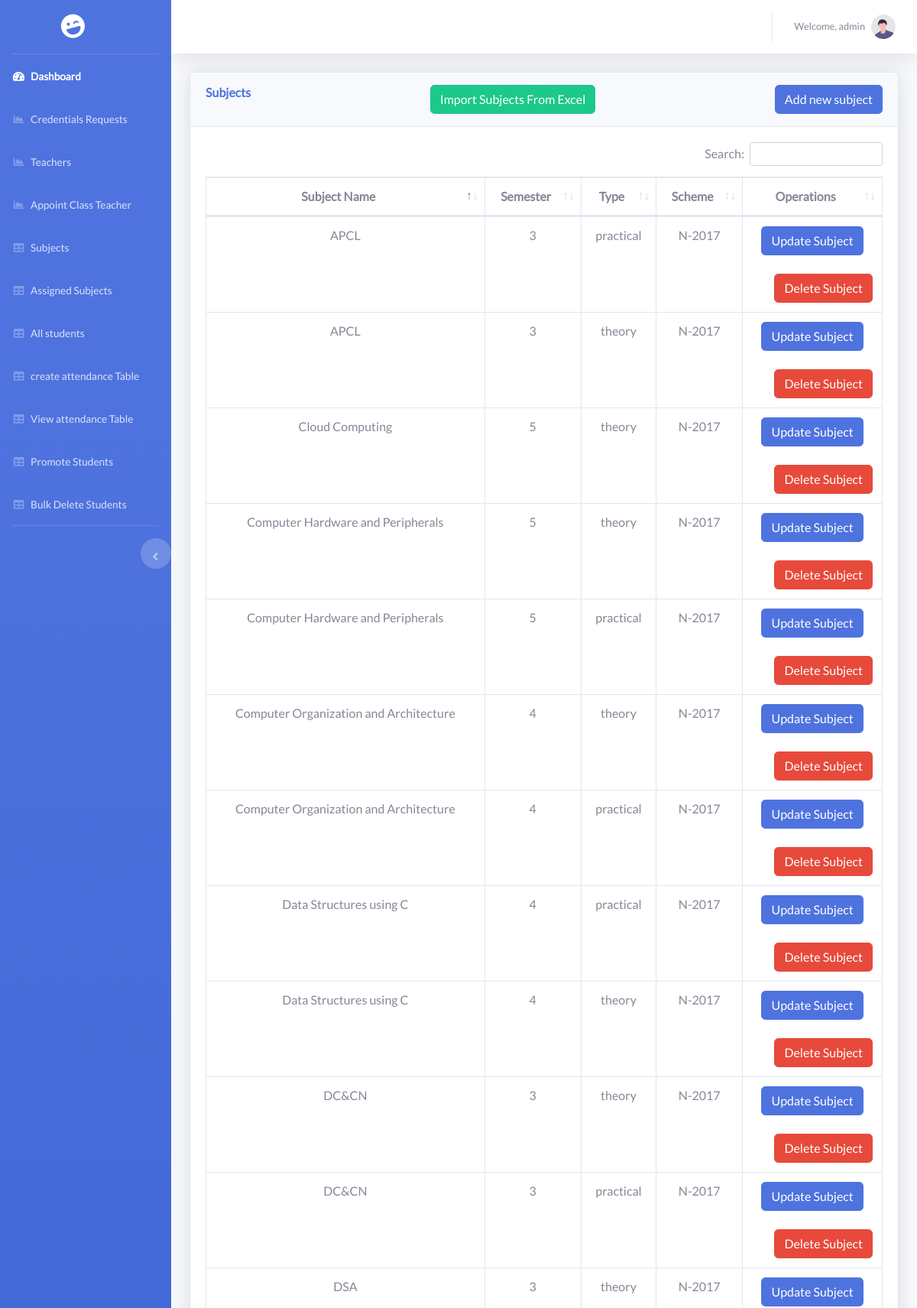
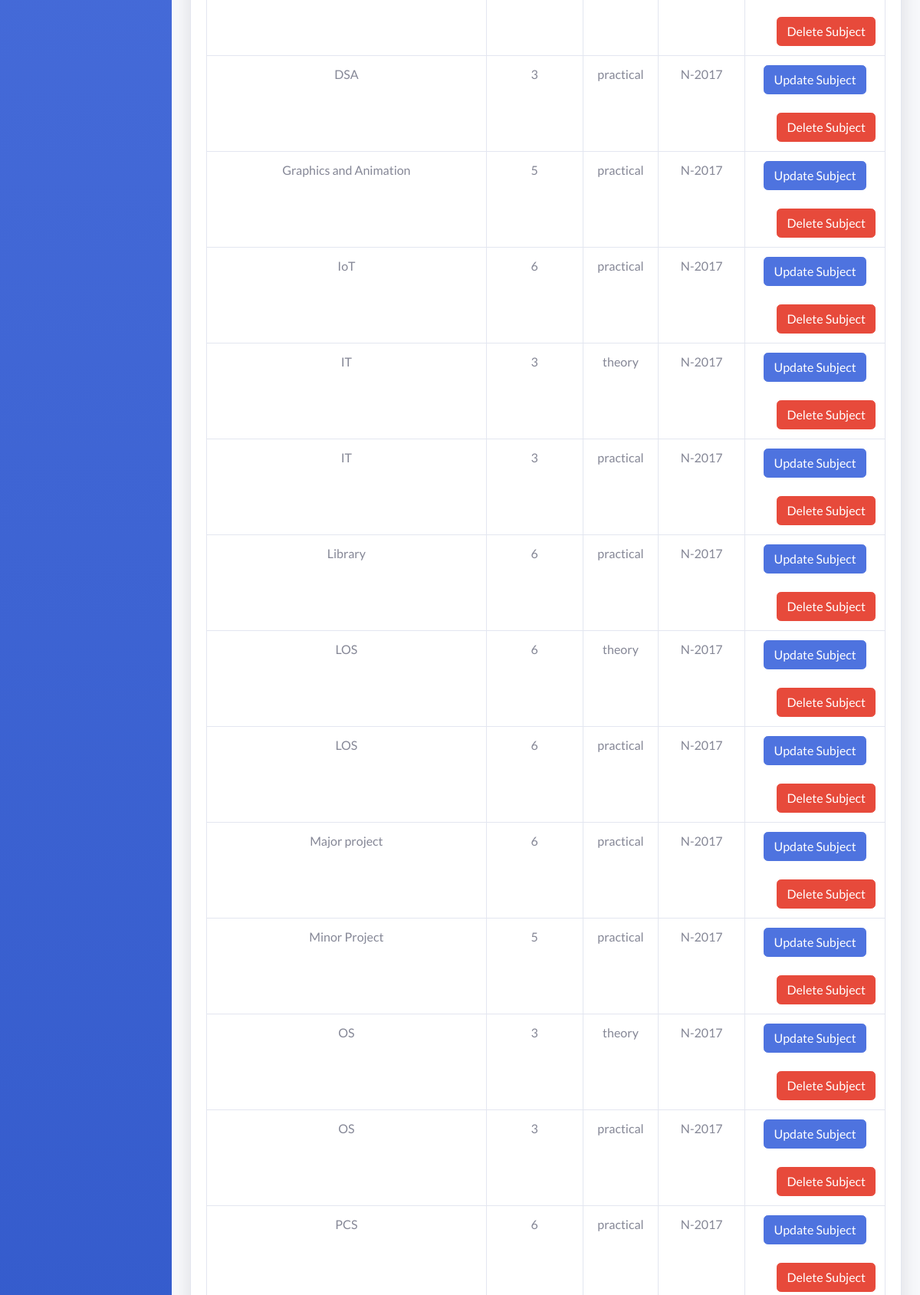
Page /admin/subjects.php (signed in, upper part) on the committed database (2 pictures, top to bottom).
### tables this page shows
CREATE TABLE `subject` (
  `subject_id` int(20) NOT NULL,
  `subject_name` varchar(255) NOT NULL,
  `scheme` varchar(50) NOT NULL,
  `type` enum('theory','practical') NOT NULL,
  `sem` enum('1','2','3','4','5','6') NOT NULL
);

### admin/subjects.php (the view, shortened to what this page needs)
<?php
require("check.php");
?>
<!DOCTYPE html>
<html lang="en">
<head>
    <?php require("styles.php"); ?>
</head>
<body id="page-top">
    <div id="wrapper">
        <?php require("sidebar.php"); ?>
        <div id="content-wrapper" class="d-flex flex-column">
            <div id="content">
                <?php require("topbar.php"); ?>
                <div class="container-fluid">
                    <div class="card shadow mb-4">
                        <div class="card-header py-3 d-flex justify-content-between">
                            <h6 class="m-0 font-weight-bold text-primary">Subjects</h6>
                            <div >
                                <a href="javascript:void(0);" class="btn btn-success"
                                    onclick="formToggle('importFrm');"><i class="plus"></i> Import Subjects From
                                    Excel</a>
                            </div>
                            <a class="btn btn-primary" href="./addSubject.php">Add new subject</a>
                        </div>
                        <div class="card-body">
                            <div class="table-responsive">
                                <table class="table table-bordered" id="dataTable" width="100%" cellspacing="0">
                                    <thead>
                                        <tr>
                                            <th>Subject Name</th>
                                            <th>Semester</th>
                                            <th>Type</th>
                                            <th>Scheme</th>
                                            <th>Operations</th>
                                        </tr>
                                    </thead>
                                    <tbody>
                                        <?php
                                        $subjectQuery = "SELECT * FROM `subject` ORDER BY `sem`";
                                        if ($subjectResult = mysqli_query($conn, $subjectQuery)) {
                                            while ($subjectRow = mysqli_fetch_assoc($subjectResult)) {
                                                ?>
                                                <tr>
                                                    <td>
                                                        <?php echo $subjectRow['subject_name']; ?>
                                                    </td>
                                                    <td>
                                                        <?php echo $subjectRow['sem']; ?>
                                                    </td>
                                                    <td>
                                                        <?php echo $subjectRow['type']; ?>
                                                    </td>
                                                    <td>
                                                        <?php echo $subjectRow['scheme']; ?>
                                                    </td>
                                                    <td><a class="btn btn-primary"
                                                            href="updateSubject.php?id=<?php echo $subjectRow['subject_id']; ?>&name=<?php echo $subjectRow['subject_name']; ?>&sem=<?php echo $subjectRow['sem']; ?>&type=<?php echo $subjectRow['type']; ?>&scheme=<?php echo $subjectRow['scheme']; ?>">Update
                                                            Subject</a>
                                                        <br><br><button type='button' class='btn btn-danger' data-toggle='modal'
                                                            data-target='#exampleModal' data-sid=<?php echo $subjectRow['subject_id']; ?>>Delete
                                                            Subject</button>
                                                    </td>
                                                </tr>
                                                <?php
                                            }
                                        }
                                        ?>
                                    </tbody>
                                </table>
                            </div>
                        </div>
                    </div>
                </div>
            </div>
        </div>
    </div>
</body>
</html>

### admin/styles.php (style rules this page uses)
* { -moz-box-sizing: border-box; -webkit-box-sizing: border-box; box-sizing: border-box; }
body { text-align: center; font-family: 'Lato', 'sans-serif'; font-weight: 400; }
a { text-decoration: none; }
button { cursor: pointer; background-color: #1b3d4d; border: none; color: #fff; padding: 12px 0; float: right; }

### rows in the picture
subject: subject_name "DSA", sem "3", type "theory", scheme "N-2017"
subject: subject_name "DSA", sem "3", type "practical", scheme "N-2017"
subject: subject_name "IT", sem "3", type "theory", scheme "N-2017"
subject: subject_name "IT", sem "3", type "practical", scheme "N-2017"
subject: subject_name "OS", sem "3", type "theory", scheme "N-2017"
subject: subject_name "OS", sem "3", type "practical", scheme "N-2017"
subject: subject_name "APCL", sem "3", type "practical", scheme "N-2017"
subject: subject_name "DC&CN", sem "3", type "theory", scheme "N-2017"
subject: subject_name "DC&CN", sem "3", type "practical", scheme "N-2017"
subject: subject_name "APCL", sem "3", type "theory", scheme "N-2017"
subject: subject_name "Data Structures using C", sem "4", type "practical", scheme "N-2017"
subject: subject_name "Data Structures using C", sem "4", type "theory", scheme "N-2017"
subject: subject_name "Computer Organization and Architecture", sem "4", type "theory", scheme "N-2017"
subject: subject_name "Computer Organization and Architecture", sem "4", type "practical", scheme "N-2017"
subject: subject_name "Computer Hardware and Peripherals", sem "5", type "theory", scheme "N-2017"
subject: subject_name "Cloud Computing", sem "5", type "theory", scheme "N-2017"
subject: subject_name "Computer Hardware and Peripherals", sem "5", type "practical", scheme "N-2017"
subject: subject_name "Graphics and Animation", sem "5", type "practical", scheme "N-2017"
subject: subject_name "Minor Project", sem "5", type "practical", scheme "N-2017"
subject: subject_name "LOS", sem "6", type "theory", scheme "N-2017"
subject: subject_name "LOS", sem "6", type "practical", scheme "N-2017"
subject: subject_name "IoT", sem "6", type "practical", scheme "N-2017"
subject: subject_name "Major project", sem "6", type "practical", scheme "N-2017"
subject: subject_name "PCS", sem "6", type "practical", scheme "N-2017"
subject: subject_name "Library", sem "6", type "practical", scheme "N-2017"

### other values in the picture
$_SESSION['adminName'] "admin"
